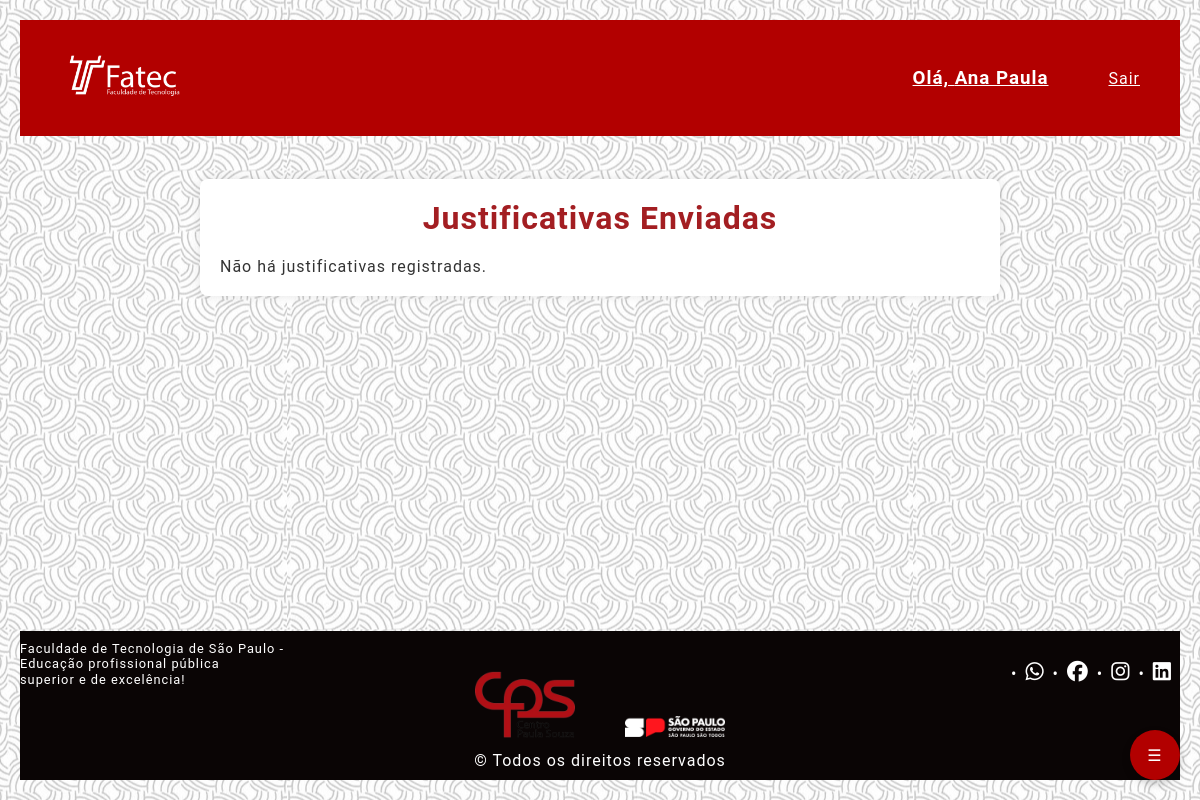
/pages/VerDocs.php (signed in), run on an earlier commit of the app's database.
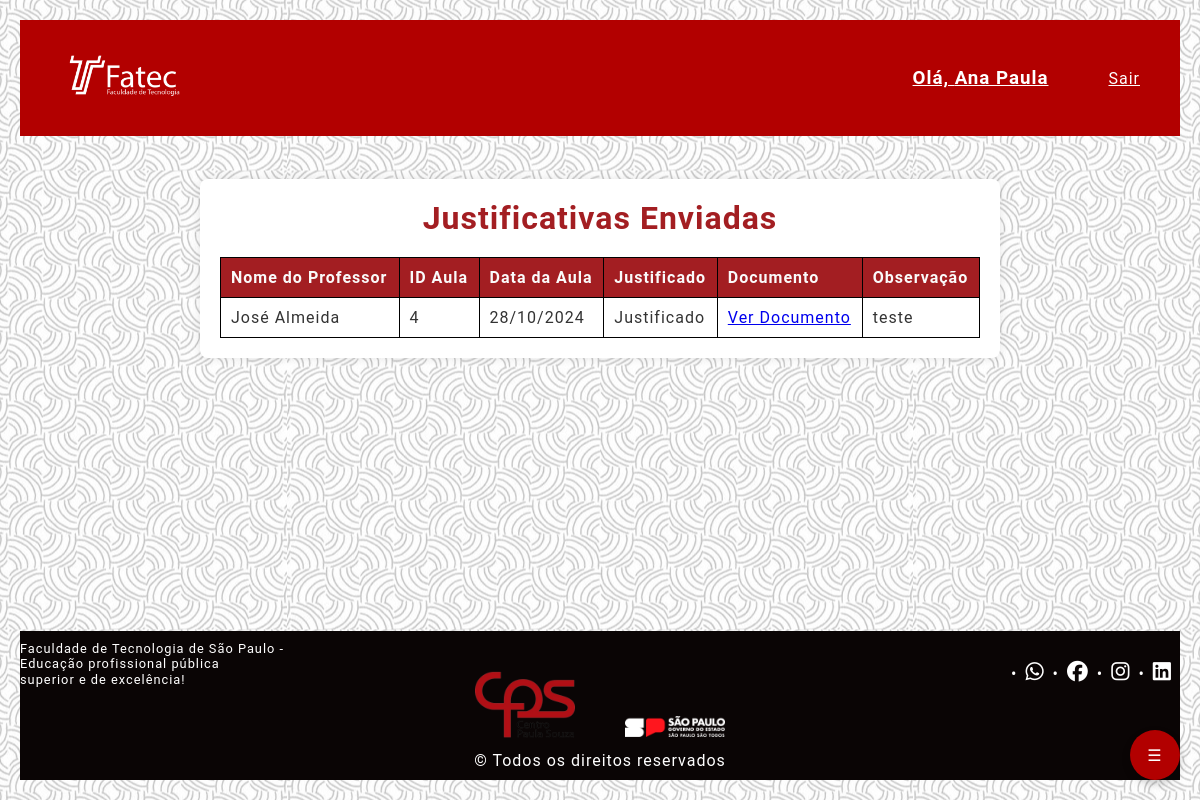
And on a later commit of the database.
### tables this page shows
CREATE TABLE `aula_nao_ministrada` (
  `ID_Aula_Nao_Ministrada` int(11) NOT NULL,
  `Date_Time` date NOT NULL,
  `Observacao` varchar(255) DEFAULT NULL,
  `ID_Aula` int(11) NOT NULL,
  `ID_Professor` int(11) DEFAULT NULL,
  `ID_Materia` int(11) DEFAULT NULL,
  `Justificado` varchar(50) NOT NULL DEFAULT 'Não Justificado',
  `docs` varchar(255) NOT NULL,
  `Aula_Reposta` varchar(30) NOT NULL DEFAULT 'Não'
);

CREATE TABLE `professores` (
  `ID_Professor` int(11) NOT NULL,
  `RG` varchar(20) DEFAULT NULL,
  `Nome` varchar(100) NOT NULL,
  `DataN` date NOT NULL,
  `Telefone` varchar(15) DEFAULT NULL,
  `Email` varchar(100) NOT NULL,
  `Usuario` varchar(50) NOT NULL,
  `Senha` varchar(50) NOT NULL,
  `Endereco` varchar(255) NOT NULL,
  `Complemento` varchar(50) DEFAULT NULL,
  `EmailInstitucional` varchar(100) NOT NULL,
  `Curso` varchar(100) NOT NULL,
  `Turno` varchar(20) NOT NULL
);

### pages/VerDocs.php (the view, shortened to what this page needs)
<?php
require_once '../php/connect.php';
$sql = "
    SELECT aula_nao_ministrada.ID_Aula_Nao_Ministrada, aula_nao_ministrada.ID_Professor, aula_nao_ministrada.Justificado, aula_nao_ministrada.docs, aula_nao_ministrada.Observacao, aula_nao_ministrada.Date_Time, professores.Nome
    FROM aula_nao_ministrada
    INNER JOIN professores ON aula_nao_ministrada.ID_Professor = professores.ID_Professor
";
try {
    $stmt = $pdo->prepare($sql);
    $stmt->execute();
    $resultados = $stmt->fetchAll(PDO::FETCH_ASSOC);
} catch (PDOException $e) {
    echo "Erro ao recuperar as justificativas: " . $e->getMessage();
    exit();
}
?>
<!DOCTYPE html>
<html lang="pt-BR">
<head>
    <link rel="stylesheet" href="../css/form.css">
    <link rel="stylesheet" href="../css/modal.css">
</head>
<body>
    <?php include_once 'header.php'; ?>
    <div class="container">
        <h1>Justificativas Enviadas</h1>
        <?php
            if ($resultados) {
                echo "<table>";
                echo "<thead>
                        <tr>
                            <th>Nome do Professor</th>
                            <th>ID Aula</th>
                            <th>Data da Aula</th>
                            <th>Justificado</th>
                            <th>Documento</th>
                            <th>Observação</th>
                        </tr>
                    </thead>";
                echo "<tbody>";
                foreach ($resultados as $row) {
                    echo "<tr>";
                    echo "<td data-label='Nome do Professor'>" . $row['Nome'] . "</td>";
                    echo "<td data-label='ID Aula'>" . $row['ID_Aula_Nao_Ministrada'] . "</td>";
                    echo "<td data-label='Data da Aula'>" . date('d/m/Y', strtotime($row['Date_Time'])) . "</td>";
                    echo "<td data-label='Justificado'>" . $row['Justificado'] . "</td>";
                    echo "<td data-label='Documento'>" . ($row['docs'] ? "<a href='../uploads/" . $row['docs'] . "' target='_blank'>Ver Documento</a>" : "Nenhum documento") . "</td>";
                    echo "<td data-label='Observação'>" . $row['Observacao'] . "</td>";
                    echo "</tr>";
                }
                echo "</tbody>";
                echo "</table>";
            } else {
                echo "<p>Não há justificativas registradas.</p>";
            }
        ?>
    </div>
    <?php include_once 'footer.php'; ?>
</body>
</html>

### pages/header.php (shortened to what this page needs)
<!DOCTYPE html>
<html lang="pt-BR">
<head>
    <link rel="stylesheet" href="../css/header.css">
    <link rel="stylesheet" href="../css/inclusivo.css">
</head>
<body>
    <header class="header">
        <nav class="navbar">
            <a href="/" class="logo"><img src="../img/Logo-Fatec-1200x800-1-removebg-preview.png" alt="Logo"></a>
            <ul class="nav-menu nav-menu-border">
                <li class="titulo1  saudacao">
                    <?php if (isset($_SESSION['nome'])): ?>
                        <h3><a href="dashboard.php">Olá, <?= htmlspecialchars($_SESSION['nome']); ?></a></h3>
                    <?php endif; ?>
                </li>
                <li class="nav-item sair">
                    <?php if (isset($_SESSION['tipo'])): ?>
                        <a class="user-link" href="/pages/logout.php">Sair</a>
                    <?php else: ?>
                        <a class="user-link" href="/pages/login.php">Login</a>
                    <?php endif; ?>
                </li>
            </ul>
        </nav>
    </header>
    <div class="accessibility-button" id="accessibilityButton">
        <span>☰</span>
    </div>
</body>
</html>

### pages/footer.php (shortened to what this page needs)
<!DOCTYPE html>
<html lang="pt-br">
<head>
    <link rel="stylesheet" href="https://cdnjs.cloudflare.com/ajax/libs/font-awesome/6.6.0/css/all.min.css">
    <link rel="stylesheet" href="../css/footer.css">
</head>
<body>
    <footer>
        <div id="footer_content">
            <div id="footer_contacts">
                <p>
                    Faculdade de Tecnologia de São Paulo - Educação profissional pública<br>
                    superior e de excelência!
                </p>
            </div>
            <div id="footer_social_media">
                <ul>
                    <li><a href="https://wa.me/551938635210" class="footer_link" id="whatsapp" target="_blank"><i class="fa-brands fa-whatsapp"></i></a></li>
                    <li><a href="https://www.facebook.com/fatecitapira?locale=pt_BR" class="footer_link" id="facebook" target="_blank"><i class="fa-brands fa-facebook"></i></a></li>
                    <li><a href="https://www.instagram.com/fatecdeitapira/" class="footer_link" id="instagram" target="_blank"><i class="fa-brands fa-instagram"></i></a></li>
                    <li><a href="https://www.linkedin.com/company/fatec-de-itapira/?originalSubdomain=br" class="footer_link" id="linkedin" target="_blank"><i class="fa-brands fa-linkedin"></i></a></li>
                </ul>
            </div>
        </div>
        <div id="footer_logos">
            <div id="footer_logo1">
                <a href="https://www.cps.sp.gov.br/">
                    <img src="../img/cps-removebg-preview.png" alt="Logo do Centro Paula Souza" class="footer-logo">
                </a>
            </div>
            <div id="footer_logo2">
                <a href="https://www.saopaulo.sp.gov.br/">
                    <img src="../img/logo-footer-governo-do-estado-sp.png" alt="Logo do Governo do Estado de São Paulo" class="footer-logo">
                </a>
            </div>
        </div>
        <p class="footer-rights">© Todos os direitos reservados</p>
    </footer>
</body>
</html>

### css/form.css (style rules this page uses)
* { margin: 0; padding: 0; box-sizing: border-box; }
.container { width: 100%; max-width: 500px; margin: 20px; padding: 20px; background: #fff; box-shadow: 0 0 10px rgba(0, 0, 0, 0.1); border-radius: 8px; }
.container h1 { margin-bottom: 20px; text-align: center; color: #a31e22; }

### css/header.css (style rules this page uses)
* { margin: 0; padding: 0; }
body { height: 100%; }
header { background-color: #b20000; margin: 0; margin-bottom: 2%; width: 100%; padding: 0; }
.nav-menu { display: flex; align-items: center; justify-content: space-between; list-style: none; padding: 0; margin: 0; flex: 1; }
html, body { height: 100%; display: flex; flex-direction: column; margin: 0; }
.navbar { min-height: 70px; display: flex; align-items: center; justify-content: space-between; padding: 0 34px; }
.logo { width: 15%; height: auto; position: relative; }
.logo img { width: 100%; height: auto; filter: brightness(100); transition: transform 1s; }
.header .logo { flex: 0 0 auto; }
.header .nav-menu a { padding: 20px; color: #fff; }
.header .navbar { display: flex; align-items: center; justify-content: space-between; padding: 0 20px; }
.header .nav-menu { display: flex; align-items: center; justify-content: center; width: 100%; }
.header .nav-item { margin-left: 20px; }
.header .nav-menu { justify-content: center; }

### css/inclusivo.css (style rules this page uses)
.accessibility-button { position: fixed; bottom: 20px; right: 20px; background-color: #b20000; color: white; border: none; border-radius: 50%; width: 50px; height: 50px; display: flex; align-items: center; justify-content: center; cursor: pointer; box-shadow: 0 4px 8px rgba(0, 0, 0, 0.2); z-index: 1000; }

### css/footer.css (style rules this page uses)
:root { --color-neutral-0: #0a0505; }
* { margin: 0; padding: 0; box-sizing: border-box; letter-spacing: 1px; }
html, body { height: 100%; display: flex; flex-direction: column; margin: 0; }
body { flex: 1; }
footer { background-color: var(--color-neutral-0); text-align: left; width: 100%; padding: 10px 0; position: relative; margin-top: auto; }
#footer_content { display: flex; justify-content: space-between; align-items: center; padding: 0; }
#footer_contacts p { color: white; font-size: 0.8rem; line-height: 1.2; max-width: 300px; margin-bottom: 1rem; }
#footer_social_media { display: flex; align-items: flex-end; margin-top: 0.5rem; }
#footer_social_media ul { list-style: none; display: flex; padding: 0; margin: 0; }
#footer_social_media li { margin-bottom: 0.5rem; }
.footer_link i { font-size: 1.3rem; color: white; margin-right: 0.5rem; }
#footer_social_media li::before { content: "•"; color: white; margin-right: 0.5rem; }
#footer_logos { display: flex; justify-content: center; align-items: center; gap: 50px; margin-bottom: -1rem; }
.footer-logo { width: 100px; height: auto; max-width: 100%; margin-top: -3rem; }
.footer-rights { text-align: center; font-size: 1rem; color: white; padding-top: 0.5rem; }

### pages/VerDocs.php (style rules this page uses)
body { font-family: 'Roboto', sans-serif; background-color: #f5f5f5; color: #333; background-image: url("../img/formBG.jpg"); background-size: auto; background-repeat: repeat; background-position: center; margin: 0; padding: 20px; display: flex; justify-content: center; align-items: center; height: 100vh; }
.container { width: 100%; max-width: 800px; background-color: #fff; border-radius: 8px; box-shadow: 0 0 10px rgba(0, 0, 0, 0.1); padding: 20px; }
h1 { color: #a31e22; text-align: center; margin-bottom: 20px; }
table { width: 100%; border-collapse: collapse; margin-top: 10px; }
th, td { border: 1px solid #000000; padding: 10px; text-align: left; }
th { background-color: #a31e22; color: rgb(250, 250, 250); }

What changed in the data, as far as the page shows it:
added aula_nao_ministrada: ID_Professor.Nome "José Almeida", ID_Aula_Nao_Ministrada "4", Date_Time "28/10/2024", Justificado "Justificado", Observacao "teste"
Also different on the page:
text no longer shown: "Não há justificativas registradas."
text now shown: "Nome do Professor ID Aula Data da Aula Justificado Documento Observação"
